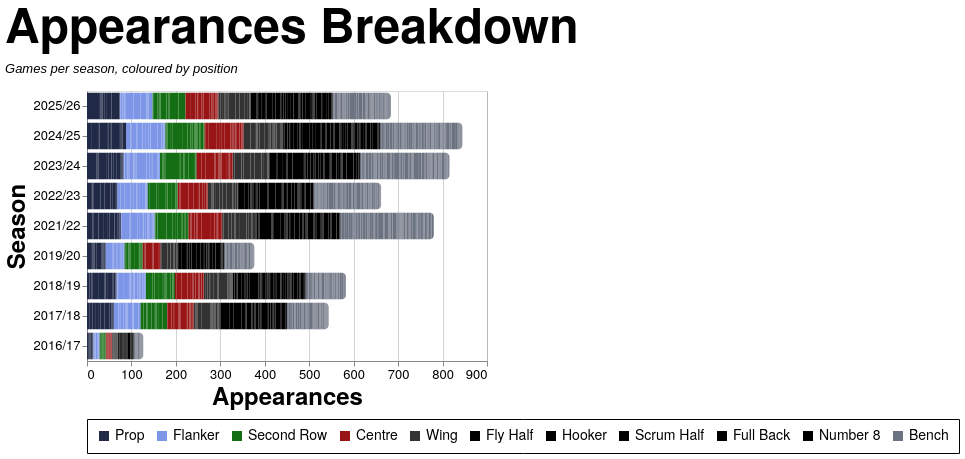

Here is the Vega-Lite specification saved for this chart:
### Vega-Lite specification from a JSON file in a GitHub repository (floating-point values rounded to 4 significant figures; data arrays with more than 128 entries replaced by an {"elided": "..."} marker saying what was removed)
{"config": {"axis": {"labelFont": "PT Sans Narrow, Helvetica Neue, Helvetica, Arial, sans-serif", "titleFont": "PT Sans Narrow, Helvetica Neue, Helvetica, Arial, sans-serif", "labelFontSize": 13, "titleFontSize": 24, "gridColor": "#202947", "gridOpacity": 0.2, "zindex": 1}, "text": {"font": "Lato, sans-serif"}, "bar": {"cornerRadiusEnd": 5}, "header": {"labelFont": "PT Sans Narrow, Helvetica Neue, Helvetica, Arial, sans-serif", "titleFont": "PT Sans Narrow, Helvetica Neue, Helvetica, Arial, sans-serif", "labelFontSize": 24, "titleFontSize": 28, "labelFontWeight": "bold", "orient": "left"}, "legend": {"labelFont": "PT Sans Narrow, Helvetica Neue, Helvetica, Arial, sans-serif", "titleFont": "PT Sans Narrow, Helvetica Neue, Helvetica, Arial, sans-serif", "labelFontSize": 14, "titleFontSize": 16, "titlePadding": 5, "fillColor": "white", "strokeColor": "black", "padding": 10, "titleFontWeight": "lighter", "titleFontStyle": "italic", "titleColor": "gray", "offset": 10}, "title": {"font": "PT Sans Narrow, Helvetica Neue, Helvetica, Arial, sans-serif", "fontSize": 48, "fontWeight": "bold", "anchor": "start", "align": "center", "titlePadding": 20, "subtitlePadding": 10, "subtitleFontSize": 13, "subtitleColor": "", "subtitleFontStyle": "italic", "offset": 15, "color": "black"}, "axisX": {"labelAngle": 0}, "facet": {"title": null, "header": null, "align": {"row": "each", "column": "each"}}, "resolve": {"scale": {"y": "independent", "facet": "independent"}}, "background": "transparent", "scale": {"offsetBandPaddingOuter": 0.2, "offsetBandPaddingInner": 0.1}}, "data": {"name": "data-a6f0aec8027d567f99111cff8bbe4928"}, "mark": {"type": "bar"}, "encoding": {"color": {"field": "color_value", "legend": {"orient": "bottom", "title": null}, "scale": {"domain": ["Prop", "Flanker", "Second Row", "Centre", "Wing", "Fly Half", "Hooker", "Scrum Half", "Full Back", "Number 8", "Bench"], "range": ["#202946", "#7d96e8", "#146f14", "#991515", "#333333", "#000000", "#000000", "#000000", "#000000", "#000000", "#6b7280"]}, "type": "nominal"}, "order": {"field": "stack_order", "type": "quantitative"}, "tooltip": [{"field": "player", "title": "Player", "type": "nominal"}, {"field": "season", "title": "Season", "type": "nominal"}, {"field": "color_value", "title": "Position", "type": "nominal"}, {"aggregate": "sum", "field": "apps", "title": "Appearances", "type": "quantitative"}], "x": {"aggregate": "sum", "field": "apps", "title": "Appearances", "type": "quantitative"}, "y": {"field": "season", "sort": {"field": "season_sort", "op": "max", "order": "descending"}, "title": "Season", "type": "nominal"}}, "height": {"step": 30}, "title": {"text": "Appearances Breakdown", "subtitle": "Games per season, coloured by position"}, "width": 400, "$schema": "https://vega.github.io/schema/vega-lite/v5.20.1.json", "datasets": {"data-a6f0aec8027d567f99111cff8bbe4928": {"elided": "2502 records"}}}
